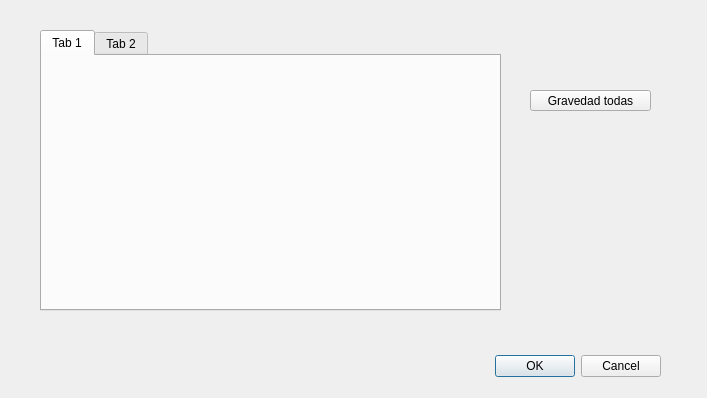
<?xml version="1.0" encoding="UTF-8"?>
<ui version="4.0">
 <class>DPracticaExamen</class>
 <widget class="QDialog" name="DPracticaExamen">
  <property name="geometry">
   <rect>
    <x>0</x>
    <y>0</y>
    <width>707</width>
    <height>398</height>
   </rect>
  </property>
  <property name="windowTitle">
   <string>Dialog</string>
  </property>
  <widget class="QDialogButtonBox" name="buttonBox">
   <property name="geometry">
    <rect>
     <x>320</x>
     <y>350</y>
     <width>341</width>
     <height>32</height>
    </rect>
   </property>
   <property name="orientation">
    <enum>Qt::Horizontal</enum>
   </property>
   <property name="standardButtons">
    <set>QDialogButtonBox::Cancel|QDialogButtonBox::Ok</set>
   </property>
  </widget>
  <widget class="QTabWidget" name="tabBolas">
   <property name="geometry">
    <rect>
     <x>40</x>
     <y>30</y>
     <width>461</width>
     <height>281</height>
    </rect>
   </property>
   <widget class="QWidget" name="tab">
    <attribute name="title">
     <string>Tab 1</string>
    </attribute>
   </widget>
   <widget class="QWidget" name="tab_2">
    <attribute name="title">
     <string>Tab 2</string>
    </attribute>
   </widget>
  </widget>
  <widget class="QPushButton" name="btnGravedad">
   <property name="geometry">
    <rect>
     <x>530</x>
     <y>90</y>
     <width>121</width>
     <height>21</height>
    </rect>
   </property>
   <property name="text">
    <string>Gravedad todas</string>
   </property>
  </widget>
 </widget>
 <resources/>
 <connections>
  <connection>
   <sender>buttonBox</sender>
   <signal>accepted()</signal>
   <receiver>DPracticaExamen</receiver>
   <slot>accept()</slot>
   <hints>
    <hint type="sourcelabel">
     <x>248</x>
     <y>254</y>
    </hint>
    <hint type="destinationlabel">
     <x>157</x>
     <y>274</y>
    </hint>
   </hints>
  </connection>
  <connection>
   <sender>buttonBox</sender>
   <signal>rejected()</signal>
   <receiver>DPracticaExamen</receiver>
   <slot>reject()</slot>
   <hints>
    <hint type="sourcelabel">
     <x>316</x>
     <y>260</y>
    </hint>
    <hint type="destinationlabel">
     <x>286</x>
     <y>274</y>
    </hint>
   </hints>
  </connection>
 </connections>
</ui>
